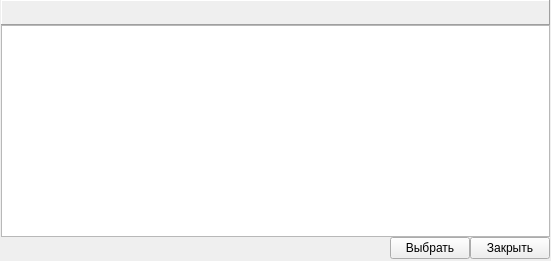
<?xml version="1.0" encoding="UTF-8"?>
<ui version="4.0">
 <class>Producers</class>
 <widget class="QWidget" name="Producers">
  <property name="geometry">
   <rect>
    <x>0</x>
    <y>0</y>
    <width>551</width>
    <height>261</height>
   </rect>
  </property>
  <property name="windowTitle">
   <string>Производители</string>
  </property>
  <property name="windowIcon">
   <iconset resource="../icons.qrc">
    <normaloff>:/128x128/producers/ico/producers_128x128.png</normaloff>:/128x128/producers/ico/producers_128x128.png</iconset>
  </property>
  <layout class="QVBoxLayout" name="verticalLayout">
   <property name="spacing">
    <number>0</number>
   </property>
   <property name="leftMargin">
    <number>1</number>
   </property>
   <property name="topMargin">
    <number>0</number>
   </property>
   <property name="rightMargin">
    <number>1</number>
   </property>
   <property name="bottomMargin">
    <number>2</number>
   </property>
   <item>
    <widget class="QFrame" name="frame">
     <property name="frameShape">
      <enum>QFrame::Panel</enum>
     </property>
     <property name="frameShadow">
      <enum>QFrame::Raised</enum>
     </property>
     <layout class="QHBoxLayout" name="horizontalLayout_2">
      <property name="spacing">
       <number>2</number>
      </property>
      <property name="margin">
       <number>0</number>
      </property>
      <item>
       <widget class="QToolButton" name="addButton">
        <property name="toolTip">
         <string>Добавить</string>
        </property>
        <property name="icon">
         <iconset resource="../icons.qrc">
          <normaloff>:/16x16/add/ico/edit_add_16x16.png</normaloff>:/16x16/add/ico/edit_add_16x16.png</iconset>
        </property>
        <property name="toolButtonStyle">
         <enum>Qt::ToolButtonIconOnly</enum>
        </property>
        <property name="autoRaise">
         <bool>true</bool>
        </property>
       </widget>
      </item>
      <item>
       <widget class="QToolButton" name="delButton">
        <property name="toolTip">
         <string>Удалить</string>
        </property>
        <property name="icon">
         <iconset resource="../icons.qrc">
          <normaloff>:/16x16/cancelDel/ico/del_16x16.png</normaloff>:/16x16/cancelDel/ico/del_16x16.png</iconset>
        </property>
        <property name="toolButtonStyle">
         <enum>Qt::ToolButtonIconOnly</enum>
        </property>
        <property name="autoRaise">
         <bool>true</bool>
        </property>
       </widget>
      </item>
      <item>
       <widget class="QToolButton" name="editButton">
        <property name="toolTip">
         <string>Редактировать</string>
        </property>
        <property name="icon">
         <iconset resource="../icons.qrc">
          <normaloff>:/16x16/edit/ico/edit_16x16.png</normaloff>:/16x16/edit/ico/edit_16x16.png</iconset>
        </property>
        <property name="toolButtonStyle">
         <enum>Qt::ToolButtonIconOnly</enum>
        </property>
        <property name="autoRaise">
         <bool>true</bool>
        </property>
       </widget>
      </item>
      <item>
       <spacer name="horizontalSpacer_2">
        <property name="orientation">
         <enum>Qt::Horizontal</enum>
        </property>
        <property name="sizeHint" stdset="0">
         <size>
          <width>40</width>
          <height>20</height>
         </size>
        </property>
       </spacer>
      </item>
     </layout>
    </widget>
   </item>
   <item>
    <widget class="QTreeView" name="producersView">
     <property name="font">
      <font>
       <weight>75</weight>
       <bold>true</bold>
      </font>
     </property>
     <property name="contextMenuPolicy">
      <enum>Qt::CustomContextMenu</enum>
     </property>
     <property name="editTriggers">
      <set>QAbstractItemView::NoEditTriggers</set>
     </property>
     <property name="alternatingRowColors">
      <bool>true</bool>
     </property>
     <property name="rootIsDecorated">
      <bool>false</bool>
     </property>
     <property name="itemsExpandable">
      <bool>false</bool>
     </property>
     <property name="allColumnsShowFocus">
      <bool>true</bool>
     </property>
     <property name="wordWrap">
      <bool>true</bool>
     </property>
     <property name="expandsOnDoubleClick">
      <bool>false</bool>
     </property>
    </widget>
   </item>
   <item>
    <layout class="QHBoxLayout" name="horizontalLayout">
     <item>
      <spacer name="horizontalSpacer">
       <property name="orientation">
        <enum>Qt::Horizontal</enum>
       </property>
       <property name="sizeHint" stdset="0">
        <size>
         <width>40</width>
         <height>20</height>
        </size>
       </property>
      </spacer>
     </item>
     <item>
      <widget class="QPushButton" name="selectButton">
       <property name="text">
        <string>Выбрать</string>
       </property>
       <property name="icon">
        <iconset resource="../icons.qrc">
         <normaloff>:/16x16/apply/ico/apply_16x16.png</normaloff>:/16x16/apply/ico/apply_16x16.png</iconset>
       </property>
      </widget>
     </item>
     <item>
      <widget class="QPushButton" name="closeButton">
       <property name="text">
        <string>Закрыть</string>
       </property>
       <property name="icon">
        <iconset resource="../icons.qrc">
         <normaloff>:/16x16/cancelDel/ico/button_cancel_16x16 (1).png</normaloff>:/16x16/cancelDel/ico/button_cancel_16x16 (1).png</iconset>
       </property>
      </widget>
     </item>
    </layout>
   </item>
  </layout>
  <action name="actionAdd">
   <property name="icon">
    <iconset resource="../icons.qrc">
     <normaloff>:/16x16/add/ico/edit_add_16x16.png</normaloff>:/16x16/add/ico/edit_add_16x16.png</iconset>
   </property>
   <property name="text">
    <string>Добавить</string>
   </property>
   <property name="toolTip">
    <string>Добавить</string>
   </property>
  </action>
  <action name="actionDel">
   <property name="icon">
    <iconset resource="../icons.qrc">
     <normaloff>:/16x16/cancelDel/ico/del_16x16.png</normaloff>:/16x16/cancelDel/ico/del_16x16.png</iconset>
   </property>
   <property name="text">
    <string>Удалить</string>
   </property>
   <property name="toolTip">
    <string>Удалить</string>
   </property>
  </action>
  <action name="actionEdit">
   <property name="icon">
    <iconset resource="../icons.qrc">
     <normaloff>:/16x16/edit/ico/edit_16x16.png</normaloff>:/16x16/edit/ico/edit_16x16.png</iconset>
   </property>
   <property name="text">
    <string>Изменить</string>
   </property>
   <property name="toolTip">
    <string>Изменить</string>
   </property>
  </action>
 </widget>
 <resources>
  <include location="../icons.qrc"/>
 </resources>
 <connections/>
</ui>
